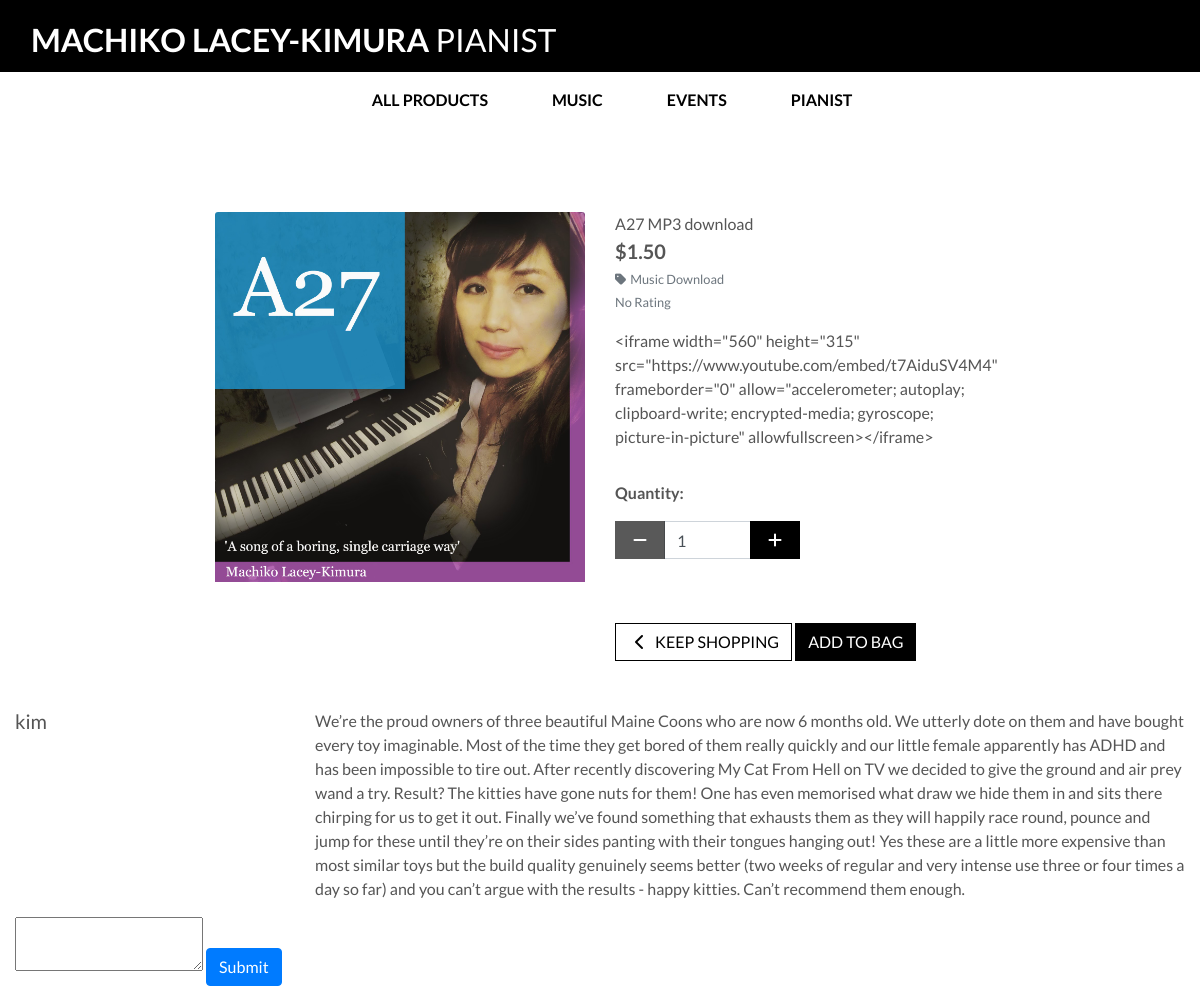
The page /products/1/ on the database its author committed.
### products/models.py (models this page shows, shortened)
class Product(models.Model):
    category = models.ForeignKey('Category', null=True, blank=True, on_delete=models.SET_NULL)
    sku = models.CharField(max_length=254, null=True, blank=True)
    name = models.CharField(max_length=254)
    description = models.TextField()
    has_sizes = models.BooleanField(default=False, null=True, blank=True)
    price = models.DecimalField(max_digits=6, decimal_places=2)
    rating = models.DecimalField(max_digits=6, decimal_places=2, null=True, blank=True)
    image_url = models.URLField(max_length=1024, null=True, blank=True)
    image = models.ImageField(null=True, blank=True)

class Category(models.Model):
    class Meta:
        verbose_name_plural = 'Categories'
    name = models.CharField(max_length=254)
    friendly_name = models.CharField(max_length=254, null=True, blank=True)

class Review(models.Model):
    product = models.ForeignKey(
        Product, on_delete=models.CASCADE)
    user = models.ForeignKey(User, on_delete=models.CASCADE)
    comment = models.TextField(max_length=1000)
    created_at = models.DateField(auto_now_add=True)
    updated_at = models.DateField(auto_now=True)

### products/views.py (the view)
# urls.py: path('<int:product_id>/', views.product_detail, name='product_detail'),
def product_detail(request, product_id):
    product = get_object_or_404(Product, pk=product_id)
    reviews = Review.objects.filter(product=product_id)
    context = {
        'product': product,
        'reviews': reviews,
    }
    return render(request, 'products/product_detail.html', context)

### bag/contexts.py (called while the page is built, shortened)
def bag_contents(request):
    bag_items = []
    total = 0
    product_count = 0
    bag = request.session.get('bag', {})
    if total < settings.FREE_DELIVERY_THRESHOLD:
        delivery = total * Decimal(settings.STANDARD_DELIVERY_PERCENTAGE / 100)
        free_delivery_delta = settings.FREE_DELIVERY_THRESHOLD - total
    else:
        delivery = 0
        free_delivery_delta = 0
    grand_total = delivery + total
    context = {
        'bag_items': bag_items,
        'total': total,
        'product_count': product_count,
        'delivery': delivery,
        'free_delivery_delta': free_delivery_delta,
        'free_delivery_threshold': settings.FREE_DELIVERY_THRESHOLD,
        'grand_total': grand_total,
    }
    return context

### products/templates/products/product_detail.html (shortened to what this page needs)
{% extends "base.html" %}
{% load static %}
{% block page_header %}
    <div class="container header-container">
    </div>
{% endblock %}
{% block content %}
    <div class="overlay"></div>
    <div class="container-fluid">
        <div class="row">
            <div class="col-12 col-md-6 col-lg-4 offset-lg-2">
                <div class="image-container my-5">
                    {% if product.image %}
                        <a href="{{ product.image.url }}" target="_blank">
                            <img class="card-img-top img-fluid" src="{{ product.image.url }}" alt="{{ product.name }}">
                        </a>
                        {% else %}
                        <a href="">
                            <img class="card-img-top img-fluid" src="{{ MEDIA_URL }}noimage.png" alt="{{ product.name }}">
                        </a>
                    {% endif %}
                </div>
            </div>
            <div class="col-12 col-md-6 col-lg-4">
                <div class="product-details-container mb-5 mt-md-5">
                    <p class="mb-0">{{ product.name }}</p>
                    <p class="lead mb-0 text-left font-weight-bold">${{ product.price }}</p>
                    {% if product.category %}
                    <p class="small mt-1 mb-0">
                        <a class="text-muted" href="{% url 'products' %}?category={{ product.category.name }}">
                            <i class="fas fa-tag mr-1"></i>{{ product.category.friendly_name }}
                        </a>
                    </p>
                    {% endif %}
                    {% if product.rating %}
                        <small class="text-muted"><i class="fas fa-star mr-1"></i>{{ product.rating }} / 5</small>
                    {% else %}
                        <small class="text-muted">No Rating</small>
                    {% endif %}
                    <p class="mt-3">{{ product.description }}</p>
                    <form class="form" action="{% url 'add_to_bag' product.id %}" method="POST">
                        <div class="form-row">
                            {% with product.has_sizes as s %}
                            <div class="col-12">
                                <p class="mt-3"><strong>Quantity:</strong></p>
                                <div class="form-group w-50">
                                    <div class="input-group">
                                        <div class="input-group-prepend">
                                            <button class="decrement-qty btn btn-black rounded-0"
                                                data-item_id="{{ product.id }}" id="decrement-qty_{{ product.id }}">
                                                <span class="icon">
                                                    <i class="fas fa-minus"></i>
                                                </span>
                                            </button>
                                        </div>
                                        <input class="form-control qty_input" type="number"
                                            name="quantity" value="1" min="1" max="99"
                                            data-item_id="{{ product.id }}"
                                            id="id_qty_{{ product.id }}">
                                        <div class="input-group-append">
                                            <button class="increment-qty btn btn-black rounded-0"
                                                data-item_id="{{ product.id }}" id="increment-qty_{{ product.id }}">
                                                <span class="icon">
                                                    <i class="fas fa-plus"></i>
                                                </span>
                                            </button>
                                        </div>
                                    </div>
                                </div>
                            </div>
                            <div class="col{% if s %}-12 mt-2{% endif %}">
                                <a href="{% url 'products' %}" class="btn btn-outline-black rounded-0 mt-5">
                                    <span class="icon">
                                        <i class="fas fa-chevron-left"></i>
                                    </span>
                                    <span class="text-uppercase">Keep Shopping</span>
                                </a>
                                <input type="submit" class="btn btn-black rounded-0 text-uppercase mt-5" value="Add to Bag">
                            </div>
                            {% endwith %}
                        </div>
                    </form>
                </div>
            </div>
        </div>
<div class="reviews">
    <div class="row">
        <div class="col-sm-12">
                {% for review in reviews %}
                            <div class="row">
                                <div class="col-md-3">
                                    <h5 class="text-left">{{ review.user.username }}</h5>
                                </div>
                                <div class="col-md-9">
                                    <p>{{ review.comment }}</p>
                                </div>
                            </div>
                {% endfor %}
        </div>
    </div>
    <div class="row">
        <div class="col-sm-12">
                <form action="{% url 'add_review' product.pk %}" method="POST">
                <textarea name="comment"></textarea>
                <input type="submit" class="btn btn-primary" value="Submit">
            </form>
        </div>
    </div>
</div>
    </div>
{% endblock %}

### static/css/base.css (style rules this page uses)
html { height: 100%; }
body { height: calc(100vh - 164px); color: #555; font-family: 'Lato', sans-serif; }
.icon { align-items: center; display: inline-flex; justify-content: center; height: 1.5rem; width: 1.5rem; }
.btn-black { background: black; color: white; }
.btn-outline-black { background: white; color: black !important; border: 1px solid black; }
.overlay { height: 100%; width: 100%; top: 0; left: 0; position: fixed; background: white; z-index: -1; }
@media (min-width: 1200px) { .container { max-width: 80%; } }
@media (min-width: 992px) { .header-container { padding-top: 164px; } }

### rows shown on the page
Product: image (picture), name "A27 MP3 download", price "1.50", category.friendly_name "Music Download", description "<iframe width=\"560\" height=\"315\" src=\"https://www.youtube.com/embed/t7AiduSV4M4\" frameborder=\"0\" allow=\"accelerometer; autoplay; clipboard-write; encrypted-media; gyroscope; picture-in-picture\" allowfullscreen></iframe>", quantity "1"
Review: user.username "kim", comment "We’re the proud owners of three beautiful Maine Coons who are now 6 months old. We utterly dote on them and have bought every toy imaginable. Most of the time they get bored of them really quickly and our little female apparently has ADHD and has been impossible to tire out. After recently discovering My Cat From Hell on TV we decided to give the ground and air prey wand a try. Result? The kitties have gone nuts for them! One has even memorised what draw we hide them in and sits there chirping for us to get it out. Finally we’ve found something that exhausts them as they will happily race round, pounce and jump for these until they’re on their sides panting with their tongues hanging out!…"
